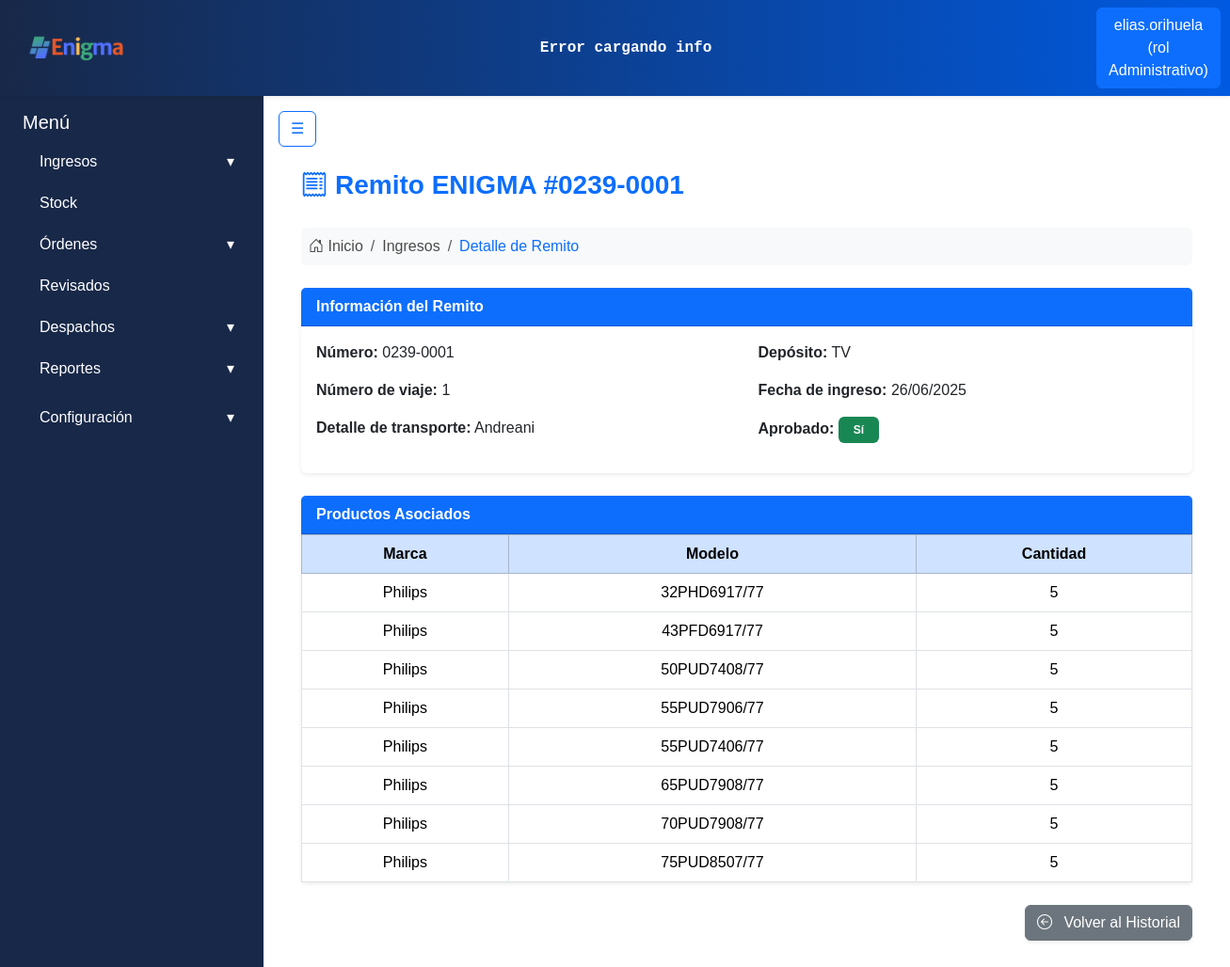
Page /ingresos/history/ver/1/ (signed in) on the committed database.
### apps/usuarios/models.py (models this page shows, shortened)
class Usuarios(AbstractBaseUser):
    username = models.CharField('Nombre de usuario', unique= True, max_length=60)
    email = models.EmailField('Correo electronico', max_length=254, unique= True)
    nombre = models.CharField(max_length=50)
    apellido = models.CharField(max_length=50)
    rol = models.ForeignKey(Roles, on_delete=models.CASCADE)
    activo = models.BooleanField(default=True)
    is_admin = models.BooleanField(default = False)
    is_superuser = models.BooleanField(default=False)
    is_staff = models.BooleanField(default=False)
    objects = UsuariosManager()
    USERNAME_FIELD = 'username'
    REQUIRED_FIELDS = ['nombre', 'apellido', 'email'] #campos necesarios para crear la cuenta por consola

class Roles(models.Model):
    id = models.AutoField(primary_key=True)
    nombre = models.CharField(max_length=50)
    def __str__(self):
        return self.nombre

### apps/ingresos/models.py (models this page shows, shortened)
class Remitos(ModeloBaseConUsuario):
    numero_remito = models.CharField(max_length=20)
    numero_viaje = models.IntegerField()
    detalle_transporte = models.CharField(max_length=30)
    deposito_id = models.ForeignKey('stock.Depositos', on_delete=models.PROTECT)
    fecha_ingreso = models.DateField(auto_now_add=True)
    aprobado = models.BooleanField(default=False)
    productos = models.ManyToManyField('Productos', through='RemitoProducto')

class RemitoProducto(models.Model):
    id = models.AutoField(primary_key=True)
    remito_id = models.ForeignKey('Remitos', on_delete=models.CASCADE)
    producto_id = models.ForeignKey('Productos', on_delete=models.PROTECT)
    cantidad = models.PositiveIntegerField()
    actualizado = models.DateTimeField(auto_now=True)

class Productos(models.Model):
    id = models.AutoField(primary_key=True)
    marca = models.CharField(max_length=30)
    modelo = models.CharField(max_length=50, unique=True)

### apps/stock/models.py (models this page shows, shortened)
class Depositos(models.Model):
    id = models.AutoField(primary_key=True)
    nombre = models.CharField(max_length=50)

### apps/ingresos/views.py (the view)
# urls.py: path('ver/<int:pk>/', ver_remito, name='ver_remito'),
@login_required     # SOLO EL DECORADOR, LA REDIRECCION ESTA DEFINIDA EN EL SETTING
def ver_remito(request, pk):
    remito = get_object_or_404(Remitos, pk=pk)
    productos_relacionados = RemitoProducto.objects.filter(remito_id=remito)
    return render(request, 'remitos/ver_formulario.html', {'remito': remito,
                                                           'productos_relacionados': productos_relacionados,
                                                           })

### apps/ingresos/templates/remitos/ver_formulario.html (shortened to what this page needs)
{% extends "base.html" %}
{% block content %}
<div class="container-fluid px-4 mt-3">
    <div class="d-flex align-items-center mb-4">
        <i class="bi bi-receipt fs-3 text-primary me-2"></i>
        <h3 class="fw-bold text-primary m-0">Remito ENIGMA #{{ remito.numero_remito }}</h3>
    </div>
    <nav aria-label="breadcrumb" class="mb-4">
        <ol class="breadcrumb bg-light rounded p-2">
            <li class="breadcrumb-item">
                <i class="bi bi-house-door"></i> Inicio
            </li>
            <li class="breadcrumb-item">
                Ingresos
            </li>
            <li class="breadcrumb-item text-primary" aria-current="page">Detalle de Remito</li>
        </ol>
    </nav>
    <div class="row mb-4">
        <div class="col-12">
            <div class="card shadow-sm border-0">
                <div class="card-header bg-primary text-white fw-bold">Información del Remito</div>
                <div class="card-body">
                    <div class="row">
                        <div class="col-md-6">
                            <p><strong>Número:</strong> {{ remito.numero_remito|default:"-" }}</p>
                            <p><strong>Número de viaje:</strong> {{ remito.numero_viaje|default:"-" }}</p>
                            <p><strong>Detalle de transporte:</strong> {{ remito.detalle_transporte|default:"-" }}</p>
                        </div>
                        <div class="col-md-6">
                            <p><strong>Depósito:</strong> {{ remito.deposito_id.nombre|default:"-" }}</p>
                            <p><strong>Fecha de ingreso:</strong> {{ remito.fecha_ingreso|date:"d/m/Y" }} {{ remito.fecha_ingreso|time:"H:i" }}</p>
                            <p><strong>Aprobado:</strong>
                                {% if remito.aprobado %}
                                    <span class="badge bg-success px-3 py-2">Sí</span>
                                {% else %}
                                    <span class="badge bg-secondary px-3 py-2">No</span>
                                {% endif %}
                            </p>
                        </div>
                    </div>
                </div>
            </div>
        </div>
    </div>
    <div class="card shadow-sm border-0 mb-4">
        <div class="card-header bg-primary text-white fw-bold">Productos Asociados</div>
        <div class="card-body p-0">
            <table class="table table-bordered table-hover m-0 align-middle text-center">
                <thead class="table-primary">
                    <tr>
                        <th>Marca</th>
                        <th>Modelo</th>
                        <th>Cantidad</th>
                    </tr>
                </thead>
                <tbody>
                    {% for rp in productos_relacionados %}
                        <tr>
                            <td>{{ rp.producto_id.marca|default:"-" }}</td>
                            <td>{{ rp.producto_id.modelo|default:"-" }}</td>
                            <td>{{ rp.cantidad|default:"-" }}</td>
                        </tr>
                    {% empty %}
                        <tr>
                            <td colspan="3" class="text-muted py-4">No hay productos asociados.</td>
                        </tr>
                    {% endfor %}
                </tbody>
            </table>
        </div>
    </div>
    <div class="mb-3 text-end">
        <a class="btn btn-secondary shadow-sm" href="{% url 'ingresos_historial' %}">
            <i class="bi bi-arrow-left-circle me-2"></i> Volver al Historial
        </a>
    </div>
</div>
{% endblock %}

### templates/includes/header.html (shortened to what this page needs)
{% load static %}
<nav class="navbar navbar-expand-lg shadow-sm navbar-gradient">
  <div class="container-fluid">
    <a class="navbar-brand d-flex align-items-center" href="{% url 'core:dashboard' %}">
      <div class="card-header p-0 bg-transparent border-0">
        <img class="logo_form" src="{% static 'img/enigmaLogoNuevo.png' %}" alt="Enigma Logo">
      </div>
    </a>
    <div class="mx-auto text-center d-none d-lg-block">
        <div class="ticker-container text-white py-1 px-2 rounded">
            <div class="ticker" id="ticker-api">
            </div>
        </div>
    </div>
    <div class="d-flex ms-auto">
      {% if user.is_authenticated %}
        <div class="dropdown">
          <a class="btn btn-primary" href="#" role="button" id="dropdownUser" data-bs-toggle="dropdown" aria-expanded="false">
            {{ user.username }} (rol {{ user.rol }})
          </a>
        </div>
      {% else %}
        <a href="{% url 'usuarios:register' %}" class="btn btn-outline-primary me-2">Registrarse</a>
        <a href="{% url 'usuarios:login' %}" class="btn btn-outline-success">Login</a>
      {% endif %}
    </div>
  </div>
</nav>

### static/css/style.css (style rules this page uses)
:root { --color-bg-navbar-solid:linear-gradient(90deg, #182848 0%, #005ae1 100%); }
.navbar-gradient { background: var(--color-bg-navbar-solid); }
.logo_form { width: auto; height: 40px; margin-right: 10px; margin-left: 0.8rem; }
body { font-family: Arial, sans-serif; color: #4b4b4b; }
.ticker-container { color: #E0F2FE; overflow: hidden; white-space: nowrap; position: relative; width: 1000px; font-weight: bold; font-family: monospace; border-radius: 0.25rem; }
.ticker { display: inline-block; white-space: nowrap; animation: scrollTicker 50s linear infinite; }

### rows in the picture
Usuarios: username "elias.orihuela", rol "Administrativo"
Remitos: numero_remito "0239-0001", numero_viaje "1", detalle_transporte "Andreani", deposito_id.nombre "TV", fecha_ingreso "26/06/2025"
RemitoProducto: producto_id.marca "Philips", producto_id.modelo "32PHD6917/77", cantidad "5"
RemitoProducto: producto_id.marca "Philips", producto_id.modelo "43PFD6917/77", cantidad "5"
RemitoProducto: producto_id.marca "Philips", producto_id.modelo "50PUD7408/77", cantidad "5"
RemitoProducto: producto_id.marca "Philips", producto_id.modelo "55PUD7906/77", cantidad "5"
RemitoProducto: producto_id.marca "Philips", producto_id.modelo "55PUD7406/77", cantidad "5"
RemitoProducto: producto_id.marca "Philips", producto_id.modelo "65PUD7908/77", cantidad "5"
RemitoProducto: producto_id.marca "Philips", producto_id.modelo "70PUD7908/77", cantidad "5"
RemitoProducto: producto_id.marca "Philips", producto_id.modelo "75PUD8507/77", cantidad "5"
